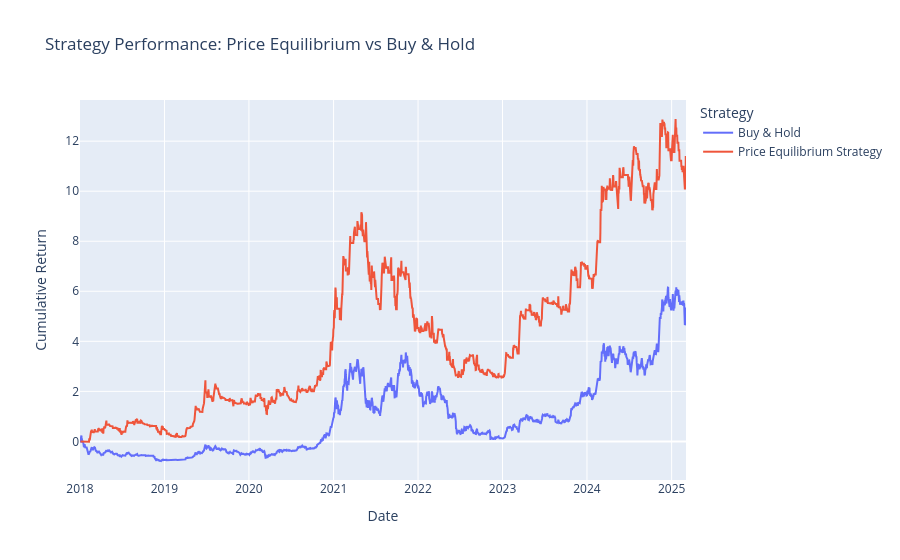

The notebook cell this image was saved under:
### Code cell
# Create a trading strategy based on price_equilibrium_norm
# When price_equilibrium_norm < 0, we stay flat (no position)
# When price_equilibrium_norm > 0, we go long

# Create a signal column (1 for long, 0 for flat)
feats['signal'] = 0
feats.loc[feats['price_equilibrium_norm'] > 0, 'signal'] = 1

# Shift the signal to trade on the next day's open
feats['next_day_signal'] = feats['signal'].shift(1)

# Calculate returns based on the strategy
# For days we're in the market (signal=1), we get the daily return
# For days we're flat (signal=0), we get 0 return
feats['daily_return'] = feats['Close'].pct_change()

# Calculate trading costs when signal changes (0.01% per trade)
trading_cost = 0.0001  # 0.01%
feats['signal_change'] = feats['next_day_signal'].diff().abs()
feats['trading_cost'] = feats['signal_change'] * trading_cost

# Apply trading costs to strategy returns
feats['strategy_return'] = feats['daily_return'] * feats['next_day_signal'] - feats['trading_cost']

# Calculate cumulative returns
feats['cum_market_return'] = (1 + feats['daily_return']).cumprod() - 1
feats['cum_strategy_return'] = (1 + feats['strategy_return']).cumprod() - 1

# Plot the cumulative returns
fig = go.Figure()

fig.add_trace(
    go.Scatter(x=feats.index, y=feats['cum_market_return'], name="Buy & Hold")
)

fig.add_trace(
    go.Scatter(x=feats.index, y=feats['cum_strategy_return'], name="Price Equilibrium Strategy")
)

fig.update_layout(
    title_text="Strategy Performance: Price Equilibrium vs Buy & Hold",
    xaxis_title="Date",
    yaxis_title="Cumulative Return",
    legend_title="Strategy"
)

fig.show()

# Calculate performance metrics
total_days = len(feats.dropna())
in_market_days = feats['next_day_signal'].sum()
market_return = feats['cum_market_return'].iloc[-1]
strategy_return = feats['cum_strategy_return'].iloc[-1]
total_trades = feats['signal_change'].sum()
total_trading_costs = feats['trading_cost'].sum()

# Calculate max drawdown for market
market_peak = feats['cum_market_return'].cummax()
market_drawdown = (feats['cum_market_return'] - market_peak) / (1 + market_peak)
market_max_drawdown = market_drawdown.min()

# Calculate max drawdown for strategy
strategy_peak = feats['cum_strategy_return'].cummax()
strategy_drawdown = (feats['cum_strategy_return'] - strategy_peak) / (1 + strategy_peak)
strategy_max_drawdown = strategy_drawdown.min()

print(f"Strategy Performance Summary:")
print(f"Total trading days: {total_days}")
print(f"Days in the market: {in_market_days} ({in_market_days/total_days*100:.2f}%)")
print(f"Total number of trades: {total_trades}")
print(f"Total trading costs: {total_trading_costs*100:.4f}%")
print(f"Buy & Hold return: {market_return*100:.2f}%")
print(f"Strategy return: {strategy_return*100:.2f}%")
print(f"Outperformance: {(strategy_return-market_return)*100:.2f}%")
print(f"Buy & Hold max drawdown: {market_max_drawdown*100:.2f}%")
print(f"Strategy max drawdown: {strategy_max_drawdown*100:.2f}%")

### Figure 1 — Plotly figure (JSON) as saved in the notebook; plotly's stock layout.template omitted (floating-point values rounded to 4 significant figures; data arrays with more than 128 entries replaced by an {"elided": "..."} marker saying what was removed)
{"data": [{"name": "Buy & Hold", "type": "scatter", "x": {"elided": "2620 str values"}, "y": {"elided": "2620 float values"}}, {"name": "Price Equilibrium Strategy", "type": "scatter", "x": {"elided": "2620 str values"}, "y": {"elided": "2620 float values"}}], "layout": {"legend": {"title": {"text": "Strategy"}}, "title": {"text": "Strategy Performance: Price Equilibrium vs Buy & Hold"}, "xaxis": {"title": {"text": "Date"}}, "yaxis": {"title": {"text": "Cumulative Return"}}}}
